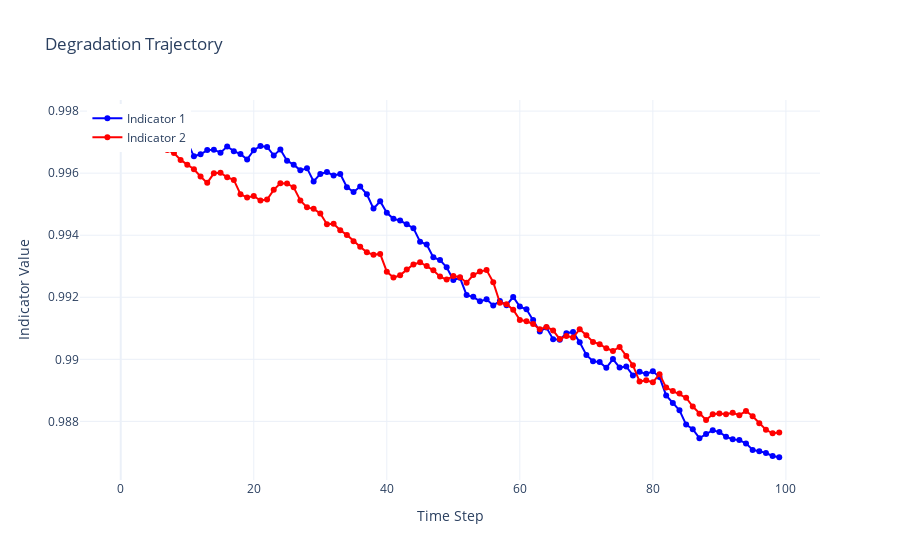
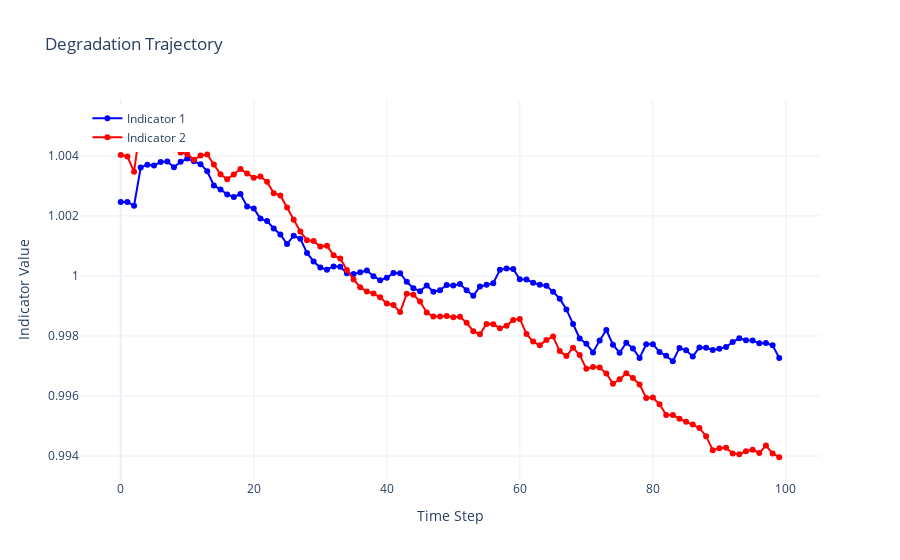
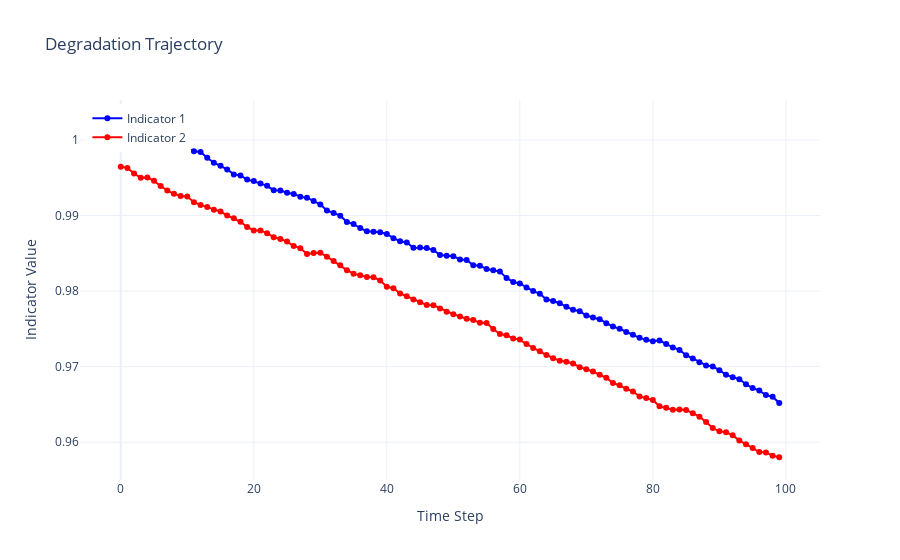

The notebook cell saved with these charts, in order:
### Code cell
plot_trajectory(traj)
plot_trajectory(traj_waterwash)
plot_trajectory(traj_fast)
